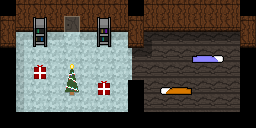

Tiled map render using the project's own tile images. Description and the whole map definition, tile-layer contents included, below:
An orthogonal 16x8 tile map with 16x16 px tiles, 2 tile layers (Tile Layer 1, Tile Layer 2), 1 hidden layer not drawn, 2 tilesets.

<map version="1.2" tiledversion="1.2.4" orientation="orthogonal" renderorder="right-down" width="16" height="8" tilewidth="16" tileheight="16" infinite="0" nextlayerid="4" nextobjectid="1">
 <tileset firstgid="1" source="../tilesets/world-tileset.tsx" />
 <tileset firstgid="4097" source="../tilesets/collision-tileset.tsx" />
 <layer id="1" name="Tile Layer 1" width="16" height="8">
  <data encoding="csv">
1,4,4,4,4,4,4,4,1,4,4,4,4,4,4,1,
3,68,68,68,259,68,68,68,3,68,68,68,68,68,68,3,
67,527,528,528,526,528,528,528,67,193,129,129,129,129,129,67,
1,591,526,526,526,526,526,526,334,130,2,2,2,2,2,1,
1,591,526,526,526,526,526,526,335,2,2,2,2,2,2,1,
1,591,526,526,526,526,526,526,1,2,2,2,2,2,2,1,
1,591,526,526,526,526,526,526,1,2,2,2,2,2,2,1,
1,1,1,1,1,1,1,1,1,1,1,1,1,1,1,1
</data>
 </layer>
 <layer id="2" name="Tile Layer 2" width="16" height="8">
  <data encoding="csv">
0,0,0,0,0,0,0,0,0,0,0,0,0,0,0,0,
0,0,390,0,0,0,389,0,0,0,0,0,0,0,0,0,
0,0,454,0,0,0,453,0,0,0,0,0,0,0,0,0,
0,0,0,0,0,0,0,0,0,0,0,0,332,333,0,0,
0,0,270,0,391,0,0,0,0,0,0,0,0,0,0,0,
0,0,0,0,455,0,270,0,0,0,268,269,0,0,0,0,
0,0,0,0,0,0,0,0,0,0,0,0,0,0,0,0,
0,0,0,0,0,0,0,0,0,0,0,0,0,0,0,0
</data>
 </layer>
 <layer id="3" name="Tile Layer 3" width="16" height="8" visible="0">
  <data encoding="csv">
4098,4098,4098,4098,4098,4098,4098,4098,4098,4098,4098,4098,4098,4098,4098,4098,
4098,4098,4105,4098,4099,4098,4106,4098,4098,4098,4098,4098,4098,4098,4098,4098,
4098,0,4105,0,0,0,4106,0,4098,0,0,0,0,0,0,4098,
4098,0,0,0,0,0,0,0,0,0,0,0,4109,4109,0,4098,
4098,0,4113,0,4108,0,0,0,0,0,0,0,0,0,0,4098,
4098,0,0,0,4108,0,4114,0,4098,0,4110,4110,0,0,0,4098,
4098,0,0,0,0,0,0,0,4098,0,0,0,0,0,0,4098,
4098,4098,4098,4098,4098,4098,4098,4098,4098,4098,4098,4098,4098,4098,4098,4098
</data>
 </layer>
</map>
